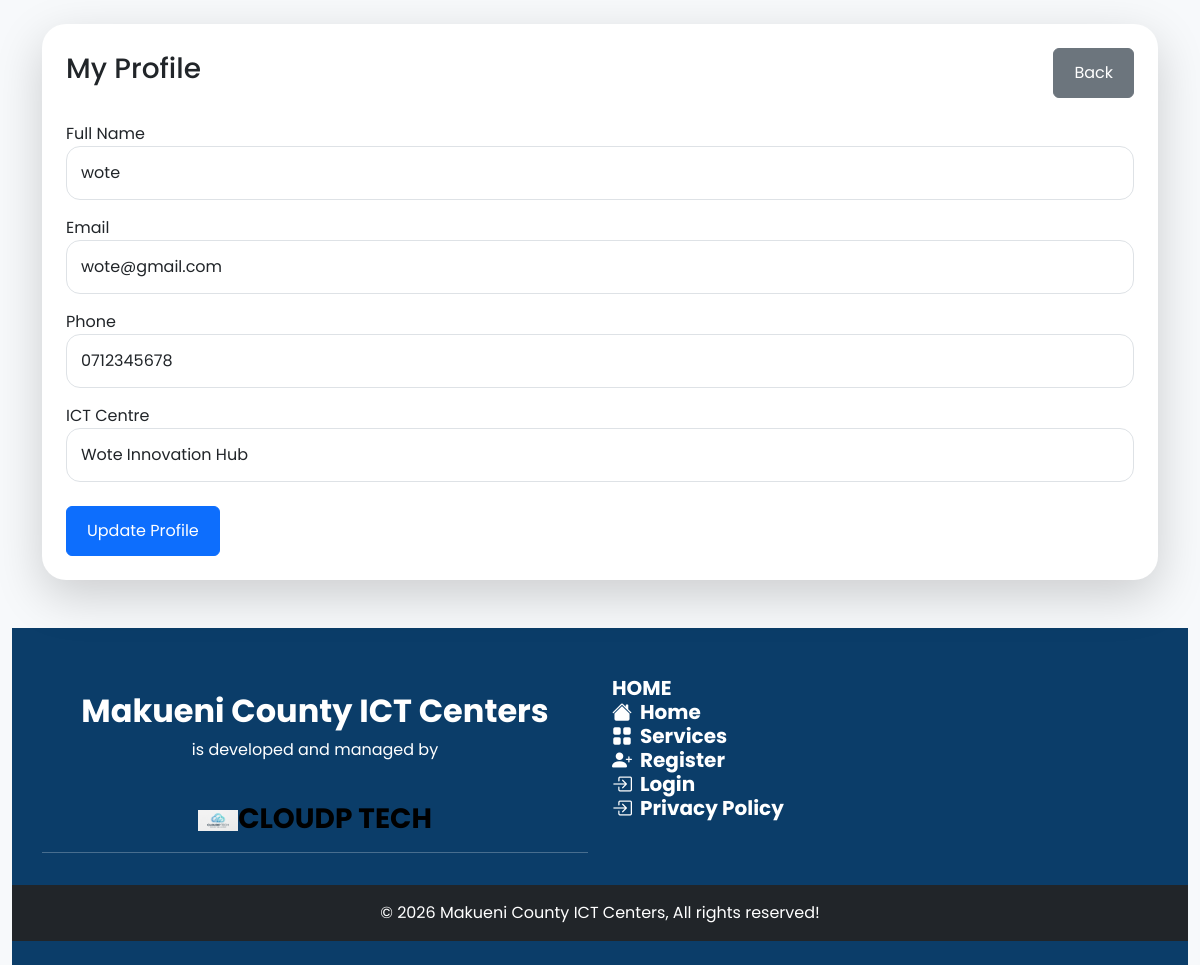
/profile.php (signed in), run on the app's committed database.
### tables this page shows
CREATE TABLE `students` (
  `id` int(10) UNSIGNED NOT NULL,
  `fullname` varchar(255) NOT NULL,
  `username` varchar(100) NOT NULL,
  `email` varchar(255) NOT NULL,
  `phone` varchar(50) NOT NULL,
  `password` varchar(255) NOT NULL,
  `centre_id` int(10) UNSIGNED NOT NULL,
  `registration_fee_status` varchar(50) DEFAULT 'pending',
  `training_fee_note` text DEFAULT NULL,
  `training_start_date` date DEFAULT current_timestamp(),
  `training_status` varchar(50) DEFAULT 'Upcoming',
  `created_at` timestamp NOT NULL DEFAULT current_timestamp(),
  `status` enum('active','removed') DEFAULT 'active',
  `removal_reason` text DEFAULT NULL,
  `removed_at` timestamp NULL DEFAULT NULL,
  `completion_status` enum('incomplete','completed') DEFAULT 'incomplete'
);

CREATE TABLE `ict_centres` (
  `id` int(10) UNSIGNED NOT NULL,
  `centre_name` varchar(255) NOT NULL,
  `created_at` timestamp NOT NULL DEFAULT current_timestamp()
);

### profile.php (the view, shortened to what this page needs)
<?php
include 'includes/db.php';
include 'includes/header.php';
$student_id =
$_SESSION['student_id'];
$get_stmt = mysqli_prepare($conn,
"SELECT students.*, ict_centres.centre_name
FROM students
LEFT JOIN ict_centres
ON students.centre_id =
ict_centres.id
WHERE students.id=?"
);
mysqli_stmt_bind_param($get_stmt, "i", $student_id);
mysqli_stmt_execute($get_stmt);
$get = mysqli_stmt_get_result($get_stmt);
$student =
mysqli_fetch_assoc($get);
$centres =
mysqli_query(
$conn,
"SELECT * FROM ict_centres"
);
?>
<div class="container py-4">
<div class="card border-0 shadow-lg rounded-4 p-4">
<div class="d-flex justify-content-between align-items-center mb-4">
<h3>
My Profile
</h3>
<a href="dashboard.php"
class="btn btn-secondary">
Back
</a>
</div>
<form method="POST">
<div class="mb-3">
<label>Full Name</label>
<input
type="text"
name="fullname"
class="form-control"
value="<?php
echo htmlspecialchars($student['fullname']);
?>"
required>
</div>
<div class="mb-3">
<label>Email</label>
<input
type="email"
name="email"
class="form-control"
value="<?php
echo htmlspecialchars($student['email']);
?>"
required>
</div>
<div class="mb-3">
<label>Phone</label>
<input
type="text"
name="phone"
class="form-control"
value="<?php
echo htmlspecialchars($student['phone']);
?>"
required>
</div>
<div class="mb-4">
<label>ICT Centre</label>
<select
name="centre_id"
class="form-control">
<?php
while($centre =
mysqli_fetch_assoc($centres)){
?>
<option
value="<?php
echo $centre['id'];
?>"
<?php
if($student['centre_id']
== $centre['id']){
echo "selected";
}
?>>
<?php
echo $centre['centre_name'];
?>
</option>
<?php } ?>
</select>
</div>
<button
name="update"
class="btn btn-primary">
Update Profile
</button>
</form>
</div>
</div>
<?php include 'includes/footer.php'; ?>

### assets/css/style.css (style rules this page uses)
:root { --mc-blue: #0B3D69; --mc-blue-dark: #072844; --mc-blue-light: #1D6FB8; --mc-green: #1B7A3D; --mc-green-light: #2E9E52; --mc-bg: #F7F9FB; --bs-primary: var(--mc-blue); --bs-primary-rgb: 11, 61, 105; --bs-success: var(--mc-green); --bs-success-rgb: 27, 122, 61; --bs-link-color: var(--mc-blue); --bs-link-color-rgb: 11, 61, 105; --bs-link-hover-color: var(--mc-blue-dark); --bs-link-hover-color-rgb: 7, 40, 68; }
body { font-family: 'Poppins', sans-serif; background: var(--mc-bg); }
.form-control { border-radius: 14px !important; padding: 14px; }
.btn { padding: 12px 20px; }
.card { border-radius: 24px !important; }
.form-control { border-radius:.75rem; }
.card { transition:.3s; }

### data on the page
students: fullname "wote", email "wote@gmail.com", phone "0712345678", centre_id "Wote Innovation Hub"
